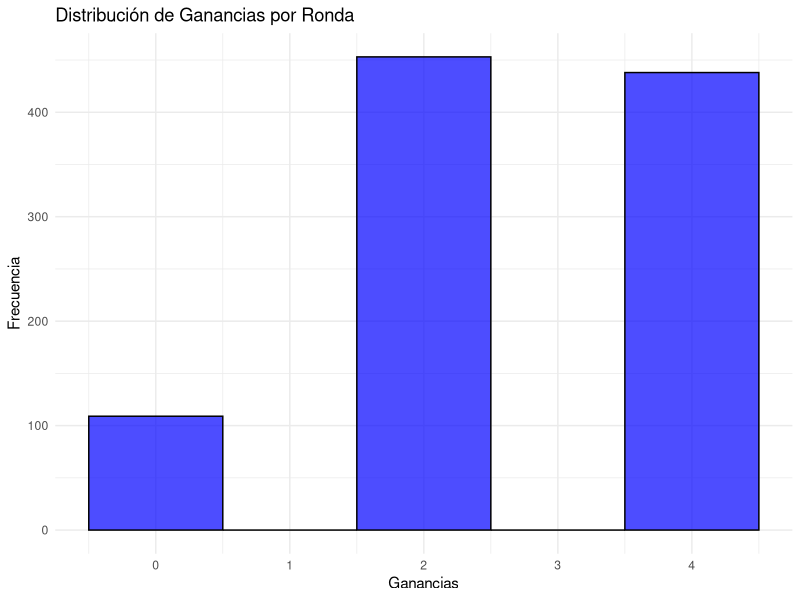

Write the R code that produced this figure.
## ---- chunk 1
# Configuración básica
set.seed(123)  # Para reproducibilidad
ruleta <- 0:36  # Números posibles en la ruleta

# Apuestas seleccionadas
# Dos columnas (1-34 y 2-35) y dos docenas (1-12 y 13-24)
columnas <- list(c(1, 4, 7, 10, 13, 16, 19, 22, 25, 28, 31, 34),
                 c(2, 5, 8, 11, 14, 17, 20, 23, 26, 29, 32, 35))
docenas <- list(1:12, 13:24)

# Pagos de la ruleta
pago_columna <- 2   # 2:1 en columnas
pago_docena <- 2    # 2:1 en docenas

## ---- chunk 2
# Función para simular un giro y calcular resultados
  simular_giro <- function() {
  resultado <- sample(ruleta, size = 1)  # Número aleatorio de la ruleta

  # Evaluar si el resultado cae en las apuestas seleccionadas
  gana_columna <- sum(sapply(columnas, function(col) resultado %in% col))
  gana_docena <- sum(sapply(docenas, function(doc) resultado %in% doc))
  
  #definimos el valor de apuesta total
  apuesta_total <- 2
  # Calcular ganancias totales
  ganancias <- (gana_columna * pago_columna) + (gana_docena * pago_docena)
  
  return(list(resultado = resultado, ganancias = ganancias))
}

# Prueba de la función
simular_giro()

## ---- chunk 3
# Función para simular varias rondas
simular_rondas <- function(n_rondas) {
  resultados <- replicate(n_rondas, simular_giro(), simplify = FALSE)
  data.frame(
    Ronda = 1:n_rondas,
    Resultado = sapply(resultados, function(x) x$resultado),
    Ganancias = sapply(resultados, function(x) x$ganancias)
  )
}

# Simular 1000 rondas
rondas <- simular_rondas(1000)
head(rondas)

## ---- chunk 4
summary(rondas$Ganancias)
table(rondas$Ganancias)
# Cálculo de estadísticas básicas
ganancia_total <- sum(rondas$Ganancias)
ganancia_promedio <- mean(rondas$Ganancias)

cat("Ganancia total:", ganancia_total, "\n")
cat("Ganancia promedio por ronda:", ganancia_promedio, "\n")

library(ggplot2)
ggplot(rondas, aes(x = Ganancias)) +
  geom_histogram(binwidth = 1, fill = "blue", color = "black", alpha = 0.7) +
  labs(title = "Distribución de Ganancias por Ronda", x = "Ganancias", y = "Frecuencia") +
  theme_minimal()
